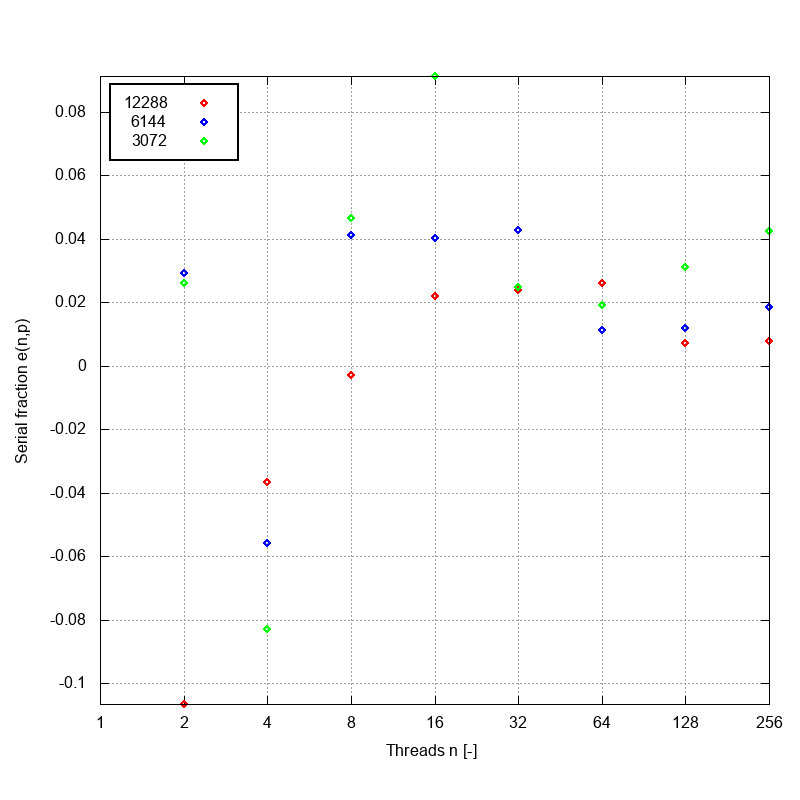

The gnuplot source for this figure:
set datafile separator ","
set output 'karp-flatt.png'
set term png size 800, 800
set tmargin 4
set lmargin 10
set bmargin 5

set xlabel 'Threads n [-]'
set ylabel 'Serial fraction e(n,p)'

set grid
set autoscale fix
set logscale x 2

set key left top
set key box lt -1 lw 2 width 1 height 1 opaque

set style line 12288 lc rgb 'red' pt 12 ps 1 lw 2   # square
set style line 6144 lc rgb 'blue' pt 12 ps 1 lw 2  # square
set style line 3072 lc rgb 'green' pt 12 ps 1 lw 2  # square
set style line 1536 lc rgb 'black' pt 12 ps 1 lw 2  # square

plot \
    "weak-scalability.csv" using 3:($1==12288?$27:1/0):xtic($3) with points ls 12288 title '12288', \
    "weak-scalability.csv" using 3:($1==6144?$27:1/0):xtic($3) with points ls 6144 title '6144', \
    "weak-scalability.csv" using 3:($1==3072?$27:1/0):xtic($3) with points ls 3072 title '3072'